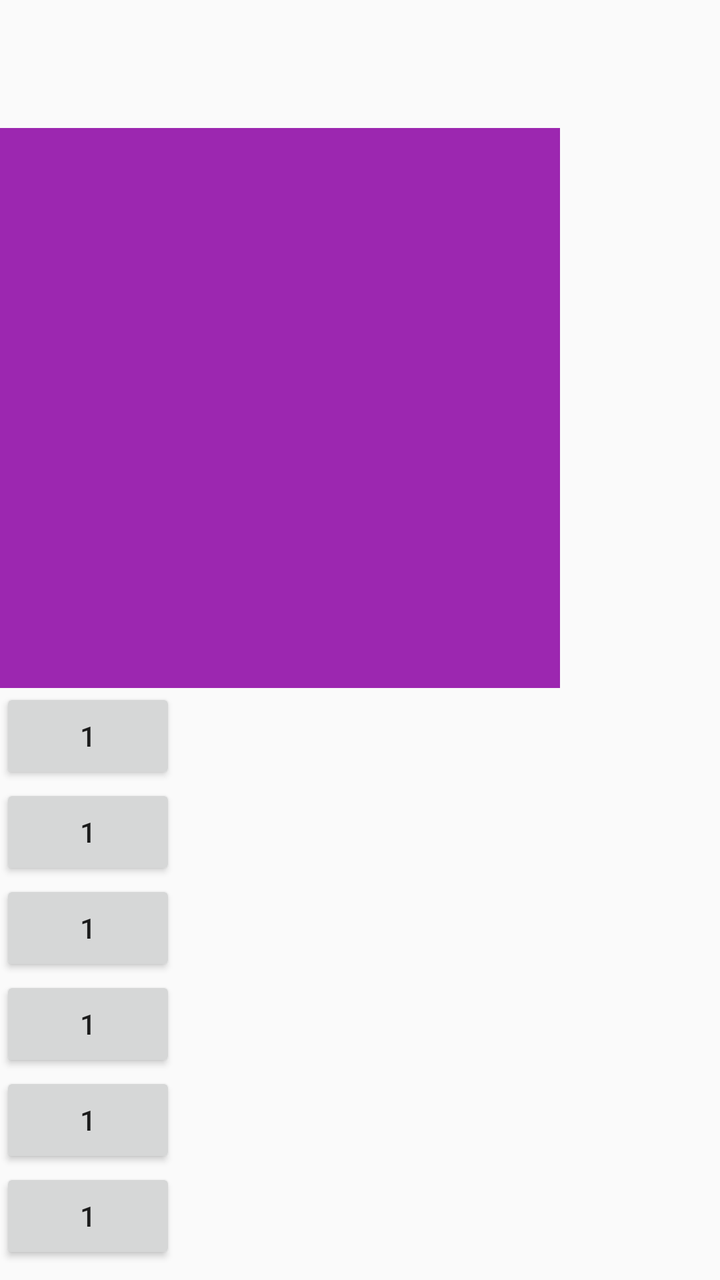
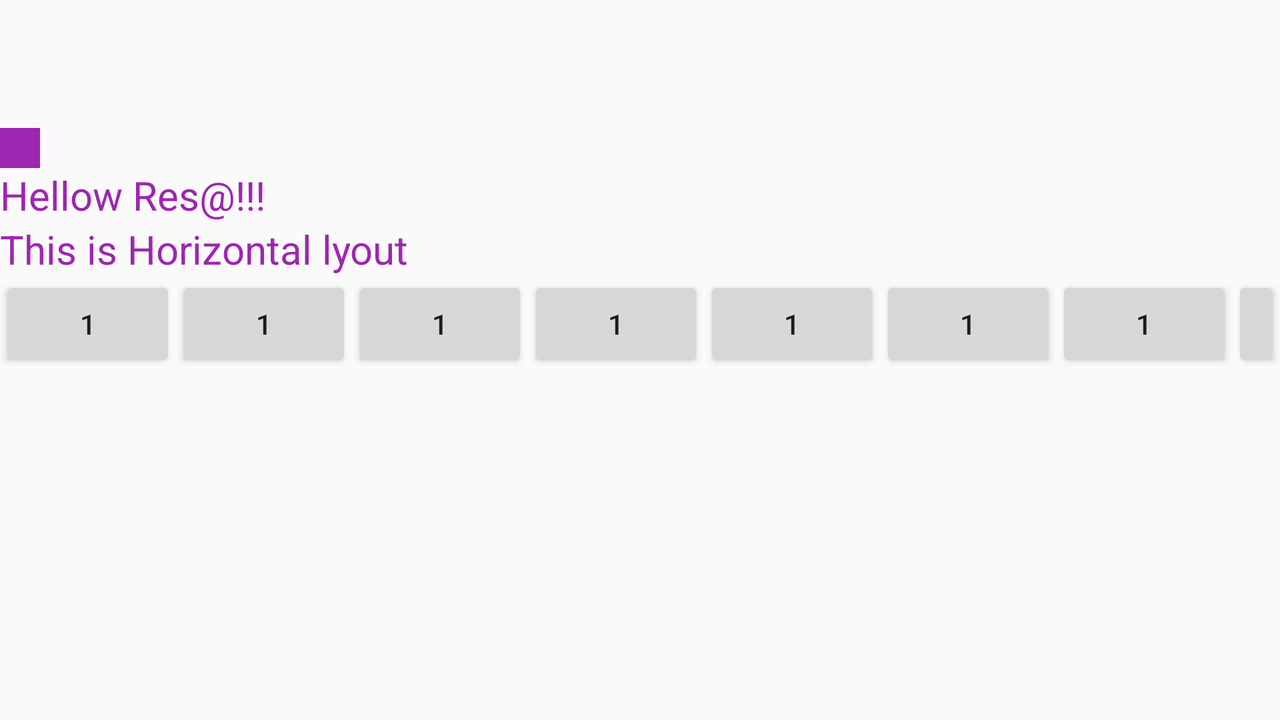

Compare how this app lays out the same screen by default and in its alternative resource folder. The renders come first, then the two layout files and the values they reference.
<!-- AndroidManifest.xml: application theme AppTheme -->
<!-- res/layout/activity_resource.xml -->
<?xml version="1.0" encoding="utf-8"?>
<LinearLayout xmlns:android="http://schemas.android.com/apk/res/android"
  xmlns:app="http://schemas.android.com/apk/res-auto"
  xmlns:tools="http://schemas.android.com/tools"
  android:layout_width="match_parent"
  android:layout_height="match_parent"
  android:orientation="vertical"
  tools:context=".resource.ResourceActivity">

  <ImageView
    android:layout_width="@dimen/res_activty_image_view_width"
    android:layout_height="@dimen/res_activty_image_view_height"
    android:layout_marginTop="64dp"
    android:background="@color/my_color"
    android:contentDescription="@string/simple_image_view"
    app:layout_constraintEnd_toEndOf="parent"
    app:layout_constraintHorizontal_bias="0.496"
    app:layout_constraintStart_toStartOf="parent"
    app:layout_constraintTop_toTopOf="parent" />

  <LinearLayout
    android:layout_width="wrap_content"
    android:layout_height="wrap_content"
    android:orientation="vertical">

    <Button
      android:layout_width="wrap_content"
      android:layout_height="wrap_content"
      android:text="1" />

    <Button
      android:layout_width="wrap_content"
      android:layout_height="wrap_content"
      android:text="1" />

    <Button
      android:layout_width="wrap_content"
      android:layout_height="wrap_content"
      android:text="1" />

    <Button
      android:layout_width="wrap_content"
      android:layout_height="wrap_content"
      android:text="1" />

    <Button
      android:layout_width="wrap_content"
      android:layout_height="wrap_content"
      android:text="1" />

    <Button
      android:layout_width="wrap_content"
      android:layout_height="wrap_content"
      android:text="1" />

    <Button
      android:layout_width="wrap_content"
      android:layout_height="wrap_content"
      android:text="1" />

    <Button
      android:layout_width="wrap_content"
      android:layout_height="wrap_content"
      android:text="1" />

    <Button
      android:layout_width="wrap_content"
      android:layout_height="wrap_content"
      android:text="1" />


  </LinearLayout>

  <TextView
    style="@style/MyTextViewStyle"
    android:layout_width="wrap_content"
    android:layout_height="wrap_content"
    android:text="Hellow Res@!!!" />

</LinearLayout>
<!-- resources referenced by this layout -->
<resources>
  <color name="my_color">#9C27B0</color>
  <dimen name="res_activty_image_view_height">280dp</dimen>
  <dimen name="res_activty_image_view_width">280dp</dimen>
  <string name="simple_image_view">Simple image view</string>
  <style name="MyTextViewStyle">
      <item name="android:textSize">@dimen/text_size_medium</item>
      <item name="android:textColor">@color/my_color</item>
  
  
  
    </style>
  <style name="AppTheme" parent="Theme.AppCompat.Light.DarkActionBar">
      
      <item name="colorPrimary">@color/colorPrimary</item>
      <item name="colorPrimaryDark">@color/colorPrimaryDark</item>
      <item name="colorAccent">@color/colorAccent</item>
    </style>
  <dimen name="text_size_medium">20sp</dimen>
  <color name="colorPrimary">#008577</color>
  <color name="colorPrimaryDark">#00574B</color>
  <color name="colorAccent">#D81B60</color>
</resources>
<!-- res/layout-land/activity_resource.xml (the repository's variant of the layout above) -->
<!-- drawn on the phone turned sideways -->
<?xml version="1.0" encoding="utf-8"?>
<LinearLayout xmlns:android="http://schemas.android.com/apk/res/android"
  xmlns:app="http://schemas.android.com/apk/res-auto"
  xmlns:tools="http://schemas.android.com/tools"
  android:layout_width="match_parent"
  android:layout_height="match_parent"
  android:orientation="vertical"
  tools:context=".resource.ResourceActivity">

  <ImageView
    android:layout_width="@dimen/res_activty_image_view_width"
    android:layout_height="@dimen/res_activty_image_view_height"
    android:layout_marginTop="64dp"
    android:background="@color/my_color"
    android:contentDescription="@string/simple_image_view"
    app:layout_constraintEnd_toEndOf="parent"
    app:layout_constraintHorizontal_bias="0.496"
    app:layout_constraintStart_toStartOf="parent"
    app:layout_constraintTop_toTopOf="parent" />

  <TextView
    android:text="Hellow Res@!!! "
    style="@style/MyTextViewStyle"
    android:layout_width="wrap_content"
    android:layout_height="wrap_content"/>

  <TextView
    android:text="This is Horizontal lyout "
    style="@style/MyTextViewStyle"
    android:layout_width="wrap_content"
    android:layout_height="wrap_content"/>

  <LinearLayout
    android:layout_width="wrap_content"
    android:layout_height="wrap_content"
    android:orientation="horizontal">

    <Button
      android:layout_width="wrap_content"
      android:layout_height="wrap_content"
      android:text="1" />

    <Button
      android:layout_width="wrap_content"
      android:layout_height="wrap_content"
      android:text="1" />

    <Button
      android:layout_width="wrap_content"
      android:layout_height="wrap_content"
      android:text="1" />

    <Button
      android:layout_width="wrap_content"
      android:layout_height="wrap_content"
      android:text="1" />

    <Button
      android:layout_width="wrap_content"
      android:layout_height="wrap_content"
      android:text="1" />

    <Button
      android:layout_width="wrap_content"
      android:layout_height="wrap_content"
      android:text="1" />

    <Button
      android:layout_width="wrap_content"
      android:layout_height="wrap_content"
      android:text="1" />

    <Button
      android:layout_width="wrap_content"
      android:layout_height="wrap_content"
      android:text="1" />

    <Button
      android:layout_width="wrap_content"
      android:layout_height="wrap_content"
      android:text="1" />


  </LinearLayout>

</LinearLayout>
<!-- resources referenced by the variant -->
<!-- as the phone turned sideways resolves them -->
<resources>
  <color name="my_color">#9C27B0</color>
  <!-- from res/values-land/ -->
  <dimen name="res_activty_image_view_height">20dp</dimen>
  <!-- from res/values-land/ -->
  <dimen name="res_activty_image_view_width">20dp</dimen>
  <string name="simple_image_view">Simple image view</string>
  <style name="MyTextViewStyle">
      <item name="android:textSize">@dimen/text_size_medium</item>
      <item name="android:textColor">@color/my_color</item>
  
  
  
    </style>
  <style name="AppTheme" parent="Theme.AppCompat.Light.DarkActionBar">
      
      <item name="colorPrimary">@color/colorPrimary</item>
      <item name="colorPrimaryDark">@color/colorPrimaryDark</item>
      <item name="colorAccent">@color/colorAccent</item>
    </style>
  <!-- from res/values-land/ -->
  <dimen name="text_size_medium">20sp</dimen>
  <color name="colorPrimary">#008577</color>
  <color name="colorPrimaryDark">#00574B</color>
  <color name="colorAccent">#D81B60</color>
</resources>
